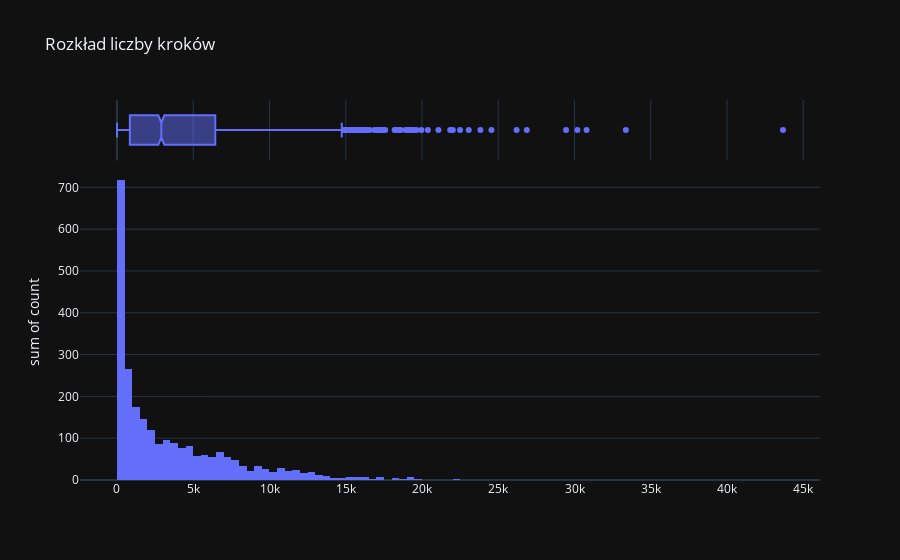

The cell this chart's notebook holds for it:
### Markdown cell above
Brakujące dane dotyczące liczby kroków pojawiają się w przypadkowych miejscach, bez wyraźnego wzorca.

### Code cell
functions.plot_column_distribution(steps, 'value', 'Rozkład liczby kroków', labels={'sum of count':'', 'value':''})

### Figure 1 — Plotly figure (JSON) as saved in the notebook; plotly's stock layout.template omitted (floating-point values rounded to 4 significant figures; data arrays with more than 128 entries replaced by an {"elided": "..."} marker saying what was removed)
{"data": [{"alignmentgroup": "True", "bingroup": "x", "histfunc": "sum", "hovertemplate": "=%{x}<br>sum of count=%{y}<extra></extra>", "legendgroup": "", "marker": {"color": "#636efa", "pattern": {"shape": ""}}, "name": "", "offsetgroup": "", "orientation": "v", "showlegend": false, "type": "histogram", "x": {"elided": "1985 int values"}, "xaxis": "x", "y": {"elided": "1985 int values"}, "yaxis": "y"}, {"alignmentgroup": "True", "hovertemplate": "=%{x}<extra></extra>", "legendgroup": "", "marker": {"color": "#636efa"}, "name": "", "notched": true, "offsetgroup": "", "showlegend": false, "type": "box", "x": {"elided": "1985 int values"}, "xaxis": "x2", "yaxis": "y2"}], "layout": {"barmode": "relative", "legend": {"tracegroupgap": 0}, "title": {"text": "Rozkład liczby kroków"}, "xaxis": {"anchor": "y", "domain": [0, 1], "title": {"text": ""}}, "xaxis2": {"anchor": "y2", "domain": [0, 1], "matches": "x", "showgrid": true, "showticklabels": false}, "yaxis": {"anchor": "x", "domain": [0, 0.8316], "title": {"text": "sum of count"}}, "yaxis2": {"anchor": "x2", "domain": [0.8416, 1], "matches": "y2", "showgrid": false, "showline": false, "showticklabels": false, "ticks": ""}}}
